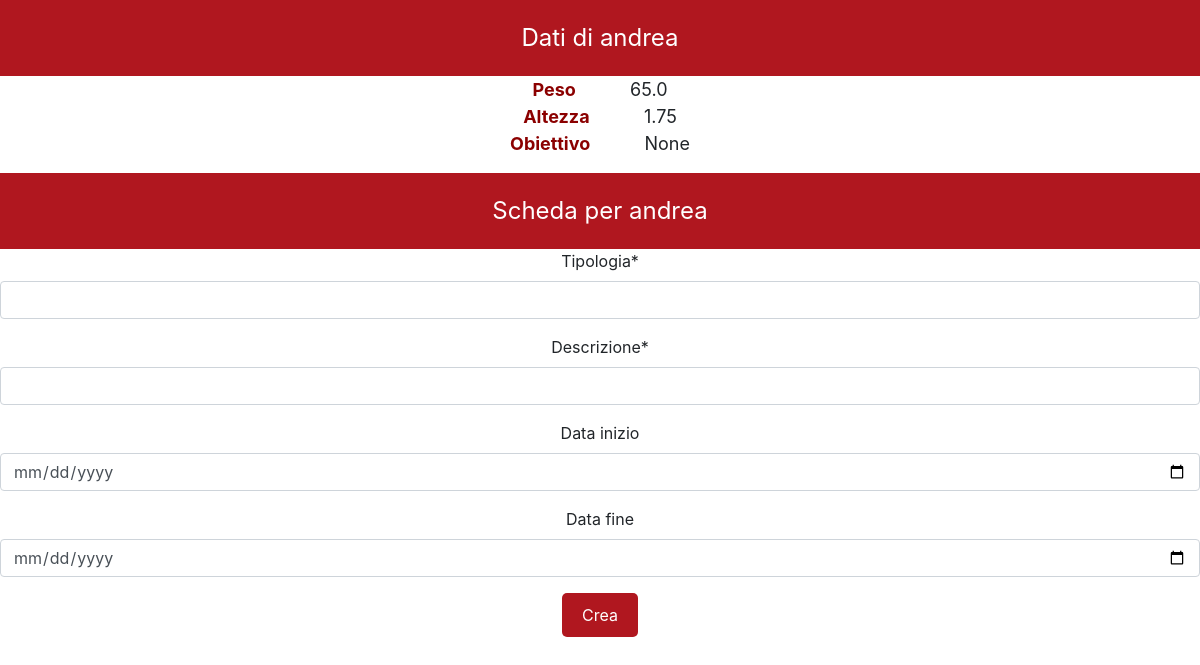
The app's page /workout/crea_scheda/5/ with its own data.
### Users/models.py (models this page shows)
class MyUser(AbstractUser):
    sesso = models.CharField(max_length=10, choices=SESSO)
    peso = models.FloatField(blank=True, null=True)
    altezza = models.FloatField(blank=True, null=True)
    tipo_abbonamento = models.IntegerField(default=1)
    fine_abbonamento = models.DateField(blank=True, null=True)
    immagine_profilo = models.ImageField(upload_to="fotouser/", blank=True)
    obiettivo = models.CharField(max_length=400, blank=True, null=True)

### Workout/views.py (the view, shortened to what this page needs)
# urls.py: path('crea_scheda/<int:user_pk>/', SchedaCreateView.as_view(), name="crea_scheda"),
class SchedaCreateView(GroupRequiredMixin, CreateView):
    template_name = "Workout/crea_scheda.html"
    form_class = SchedaCreateForm
    group_required = ["pt"]
    def get_user(self):
        my_user = MyUser.objects.get(pk=self.kwargs.get('user_pk'))
        return my_user
    def get_context_data(self, **kwargs):
        context = super().get_context_data()
        context['my_user'] = self.get_user()
        return context

### Workout/forms.py
class SchedaCreateForm(forms.ModelForm):
    helper = FormHelper()
    helper.form_id = "scheda_create_form"
    helper.form_method = "POST"
    helper.add_input(Submit('submit', 'submit'))
    data_inizio = forms.DateField(widget=forms.DateInput(attrs={'type': 'date'}), required=False)
    data_fine = forms.DateField(widget=forms.DateInput(attrs={'type': 'date'}),required=False)
    class Meta:
        model = Scheda
        exclude = ['my_user']

### Workout/templates/Workout/crea_scheda.html (shortened to what this page needs)
{% extends 'base.html' %}
{% load crispy_forms_filters %}
{% load crispy_forms_tags %}
{% block content %}
    <div class="text_red"> Dati di {{ my_user.username }}</div>
    <div style="text-align: center">
        <p class="testo-grande">
            <strong><span style="color: #8B0000">Peso </span> </strong>   {{ my_user.peso }}<br>
            <strong><span style="color: #8B0000">Altezza </span> </strong> {{ my_user.altezza }}<br>
            <strong><span style="color: #8B0000">Obiettivo </span> </strong> {{ my_user.obiettivo }}
        </p>
    </div>
    <div class="text_red"> Scheda per {{ my_user.username }}</div>
    <div style="text-align: center">
        <form method="POST">
            {{ form|crispy}}
            <input class="pulsante-rosso" type="submit" value="Crea">
        </form>
    </div>
{% endblock %}

### static/style/style.css (style rules this page uses)
.text_red { background-color: #B0171F; padding: 20px; color: white; font-size: 24px; text-align: center; }
.pulsante-rosso { background-color: #B0171F; color: white; padding: 10px 20px; border: none; border-radius: 5px; cursor: pointer; }
.testo-grande { font-size: 40px; }

### Workout/templates/Workout/crea_scheda.html (style rules this page uses)
.testo-grande { font-size: 18px; }

### records on screen
MyUser: username "andrea", peso "65.0", altezza "1.75", obiettivo "None"
